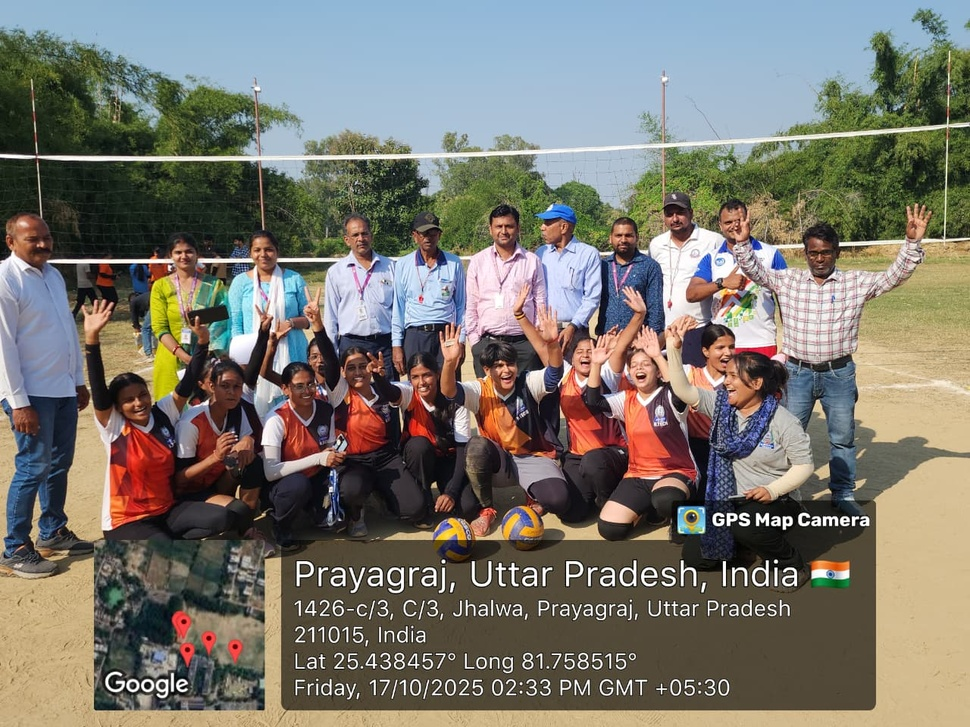
#> input picture img2.jpg, 970 x 727 px, shrunk from 1280 x 960 before the run
$ python -i reliability.py   (imports and definitions only)   (older library calls are emulated)
#> lines starting #> are read from the running program, lines starting #| are printed output that depends on the picture
from dataclasses import dataclass
from typing import Any, Dict, Optional, Tuple

import cv2
import numpy as np

from disha.evidence.schema import ReliabilityStatus


# These are conservative research defaults, not calibrated operational cutoffs.
BLUR_REFERENCE_VARIANCE = 100.0
RELIABLE_THRESHOLD = 0.60
DEGRADED_THRESHOLD = 0.30


@dataclass(frozen=True)
class FaceQualityAssessment:
    score: float
    status: ReliabilityStatus
    metadata: Dict[str, Any]


def variance_of_laplacian(image: np.ndarray) -> float:
    if image is None or image.size == 0:
        raise ValueError("image cannot be empty")
    gray = cv2.cvtColor(image, cv2.COLOR_BGR2GRAY) if image.ndim == 3 else image
    return float(cv2.Laplacian(gray, cv2.CV_64F).var())


def mean_luminance(image: np.ndarray) -> float:
    if image is None or image.size == 0:
        raise ValueError("image cannot be empty")
    gray = cv2.cvtColor(image, cv2.COLOR_BGR2GRAY) if image.ndim == 3 else image
    return float(np.mean(gray))


def detect_largest_face(image: np.ndarray) -> Optional[Tuple[int, int, int, int]]:
    """Detect the largest frontal face with OpenCV's bundled Haar cascade."""
    if image is None or image.size == 0:
        raise ValueError("image cannot be empty")
    gray = cv2.cvtColor(image, cv2.COLOR_BGR2GRAY) if image.ndim == 3 else image
    # Some OpenCV 5 builds omit the legacy cascade API. Treat detection as
    # unavailable instead of silently assigning a reliable score.
    if not hasattr(cv2, "CascadeClassifier"):
        return None
    cascade_path = cv2.data.haarcascades + "haarcascade_frontalface_default.xml"
    detector = cv2.CascadeClassifier(cascade_path)
    if detector.empty():
        raise RuntimeError(f"could not load face detector: {cascade_path}")
    faces = detector.detectMultiScale(
        gray,
        scaleFactor=1.1,
        minNeighbors=5,
        minSize=(40, 40),
    )
    if len(faces) == 0:
        return None
    return tuple(int(value) for value in max(faces, key=lambda box: box[2] * box[3]))


def crop_face(image: np.ndarray, face_box: Tuple[int, int, int, int]) -> np.ndarray:
    x, y, width, height = face_box
    if width <= 0 or height <= 0:
        raise ValueError("face box must have positive width and height")
    image_height, image_width = image.shape[:2]
    x0, y0 = max(0, x), max(0, y)
    x1, y1 = min(image_width, x + width), min(image_height, y + height)
    cropped = image[y0:y1, x0:x1]
    if cropped.size == 0:
        raise ValueError("face box does not intersect the image")
    return cropped


def assess_face_quality(
    image: np.ndarray,
    face_box: Optional[Tuple[int, int, int, int]] = None,
    *,
    assume_cropped_face: bool = False,
) -> FaceQualityAssessment:
    """Estimate blur, lighting, and face coverage without retaining pixels."""
    if image is None or image.size == 0:
        raise ValueError("image cannot be empty")

    if face_box is None and not assume_cropped_face:
        face_box = detect_largest_face(image)

    if face_box is None and not assume_cropped_face:
        return FaceQualityAssessment(
            score=0.0,
            status=ReliabilityStatus.UNUSABLE,
            metadata={
                "face_detected": False,
                "detector_available": hasattr(cv2, "CascadeClassifier"),
                "thresholds": "research_defaults",
            },
        )

    region = image if assume_cropped_face else crop_face(image, face_box)
    blur_variance = variance_of_laplacian(region)
    luminance = mean_luminance(region)
    blur_score = float(np.clip(blur_variance / BLUR_REFERENCE_VARIANCE, 0.0, 1.0))
    lighting_score = float(np.clip(1.0 - abs(luminance - 127.5) / 127.5, 0.0, 1.0))

    if assume_cropped_face:
        coverage_score = 1.0
    else:
        _, _, width, height = face_box
        frame_area = float(image.shape[0] * image.shape[1])
        coverage_ratio = (width * height) / frame_area
        # A face covering roughly 10% or more of the frame is sufficient here.
        coverage_score = float(np.clip(coverage_ratio / 0.10, 0.0, 1.0))

    score = 0.35 * blur_score + 0.35 * lighting_score + 0.30 * coverage_score
    if score >= RELIABLE_THRESHOLD:
        status = ReliabilityStatus.RELIABLE
    elif score >= DEGRADED_THRESHOLD:
        status = ReliabilityStatus.DEGRADED
    else:
        status = ReliabilityStatus.UNUSABLE

    return FaceQualityAssessment(
        score=float(score),
        status=status,
        metadata={
            "face_detected": True,
            "face_detection_required": not assume_cropped_face,
            "detector_available": hasattr(cv2, "CascadeClassifier"),
            "blur_variance": blur_variance,
            "blur_score": blur_score,
            "mean_luminance": luminance,
            "lighting_score": lighting_score,
            "coverage_score": coverage_score,
            "thresholds": "research_defaults",
        },
    )

>>> import cv2
>>> picture = cv2.imread('../../../img2.jpg')
#> picture is the input picture: shape (727, 970, 3); mean B, G, R 109.7, 118.9, 122.5
>>> result = assess_face_quality(picture)
#> in detect_largest_face, `gray = cv2.cvtColor(image, cv2.COLOR_BGR2GRAY) if image.ndim == 3 else..`:
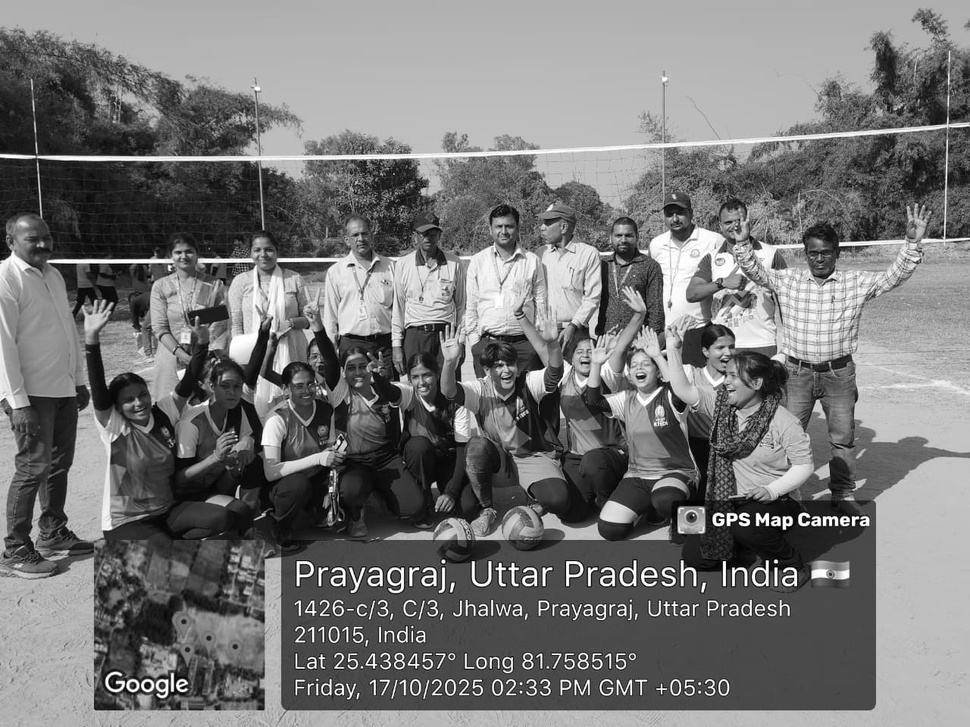
#> gray: shape (727, 970); min 0, max 255, mean 118.9
#> in detect_largest_face, `faces = detector.detectMultiScale( gray, scaleFactor=1.1, minNeighbors..`: faces = [[132, 278, 108, 108]]
#> in assess_face_quality, `face_box = detect_largest_face(image)`: face_box = (132, 278, 108, 108)
#> in crop_face, `x, y, width, height = face_box`: x = 132; y = 278; width = 108
#> in crop_face, `x0, y0 = max(0, x), max(0, y)`: x0 = 132; y0 = 278
#> in crop_face, `x1, y1 = min(image_width, x + width), min(image_height, y + height)`: x1 = 240; y1 = 386
#> in crop_face, `cropped = image[y0:y1, x0:x1]`:
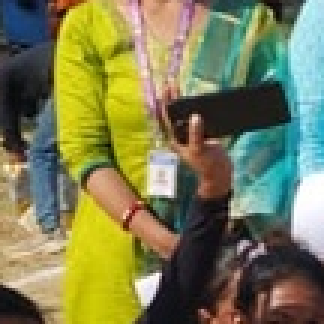
#> cropped: shape (108, 108, 3) (shown 3 times larger); mean B, G, R 83.7, 125.7, 123.6
#> in variance_of_laplacian, `gray = cv2.cvtColor(image, cv2.COLOR_BGR2GRAY) if image.ndim == 3 else..`:
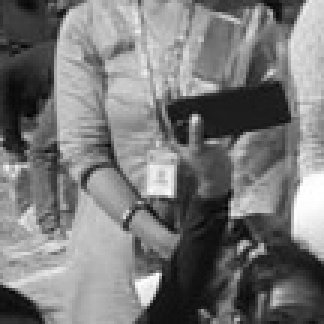
#> gray: shape (108, 108) (shown 3 times larger); min 2, max 255, mean 120.3
#> in assess_face_quality, `blur_variance = variance_of_laplacian(region)`: blur_variance = 1789.6
#> in assess_face_quality, `luminance = mean_luminance(region)`: luminance = 120.3
#> in assess_face_quality, `blur_score = float(np.clip(blur_variance / BLUR_REFERENCE_VARIANCE, 0...`: blur_score = 1
#> in assess_face_quality, `lighting_score = float(np.clip(1.0 - abs(luminance - 127.5) / 127.5, 0..`: lighting_score = 0.943
#> in assess_face_quality, `_, _, width, height = face_box`: width = 108
#> in assess_face_quality, `coverage_ratio = (width * height) / frame_area`: coverage_ratio = 0.0165
#> in assess_face_quality, `coverage_score = float(np.clip(coverage_ratio / 0.10, 0.0, 1.0))`: coverage_score = 0.165
#> in assess_face_quality, `score = 0.35 * blur_score + 0.35 * lighting_score + 0.30 * coverage_sc..`: score = 0.73

$ run again, on img.png
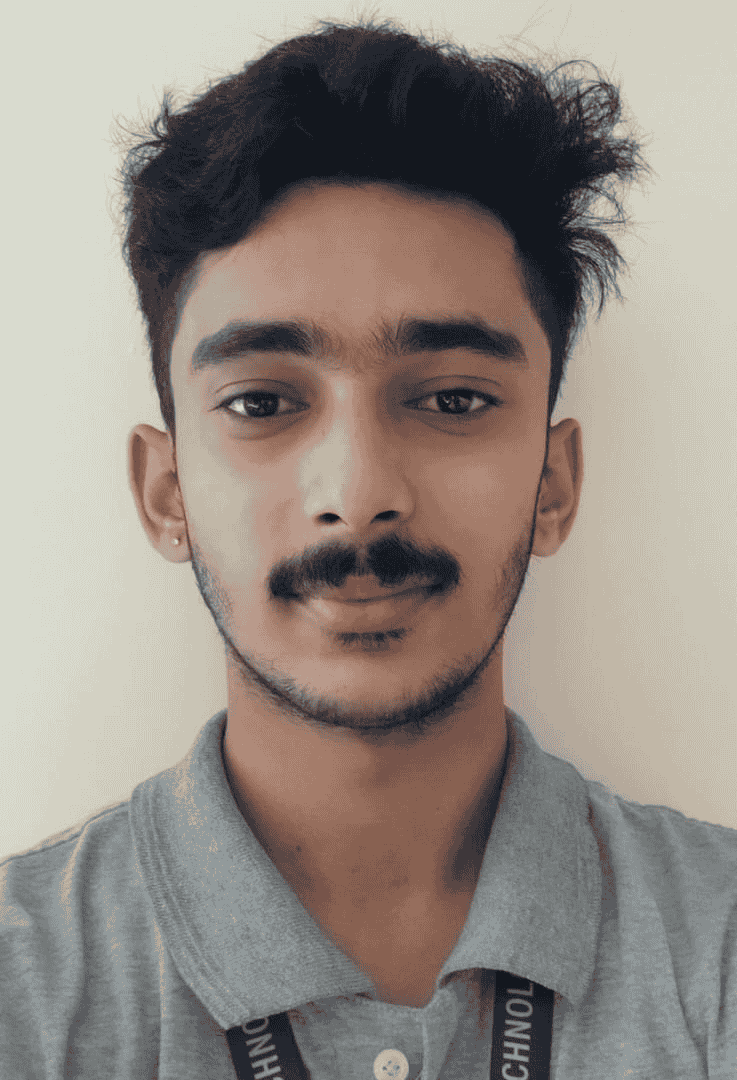
#> input picture img.png, 737 x 1080 px
#> picture is the input picture: shape (1080, 737, 3); mean B, G, R 131.5, 139.1, 147.8
#> in detect_largest_face, `gray = cv2.cvtColor(image, cv2.COLOR_BGR2GRAY) if image.ndim == 3 else..`:
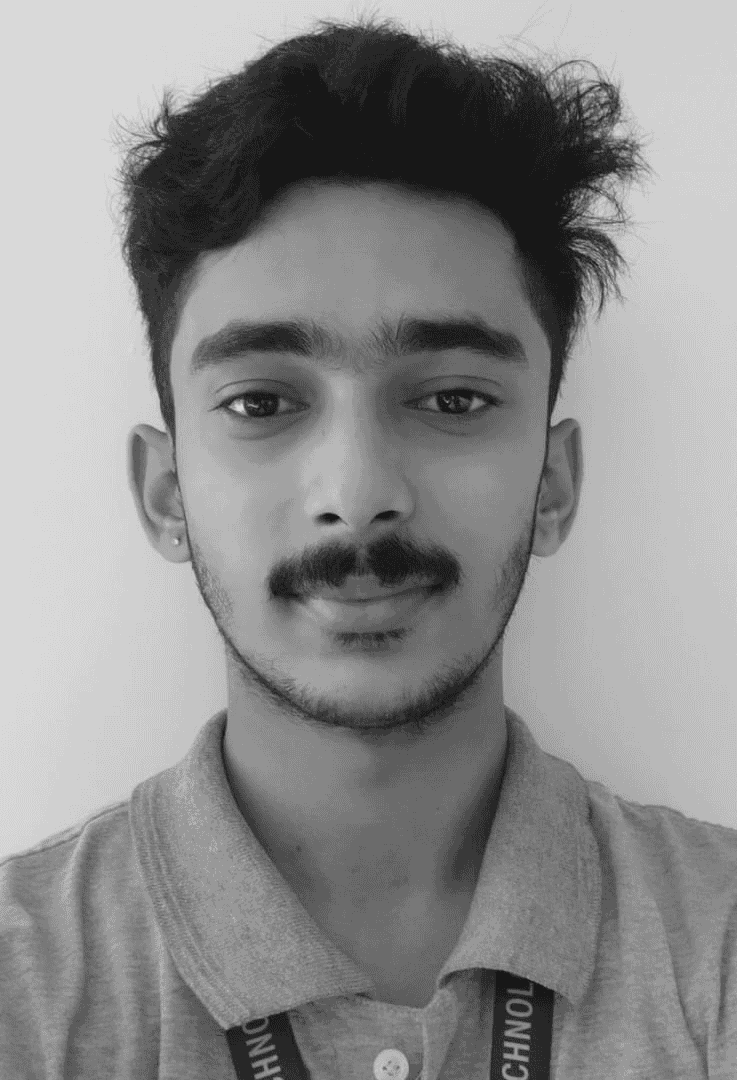
#> gray: shape (1080, 737); min 23, max 217, mean 140.9
#> faces = [[88, 176, 545, 545]]
#> face_box = (88, 176, 545, 545)
#> in crop_face, `x, y, width, height = face_box`: x = 88; y = 176; width = 545
#> x0 = 88; y0 = 176
#> x1 = 633; y1 = 721
#> in variance_of_laplacian, `gray = cv2.cvtColor(image, cv2.COLOR_BGR2GRAY) if image.ndim == 3 else..`:
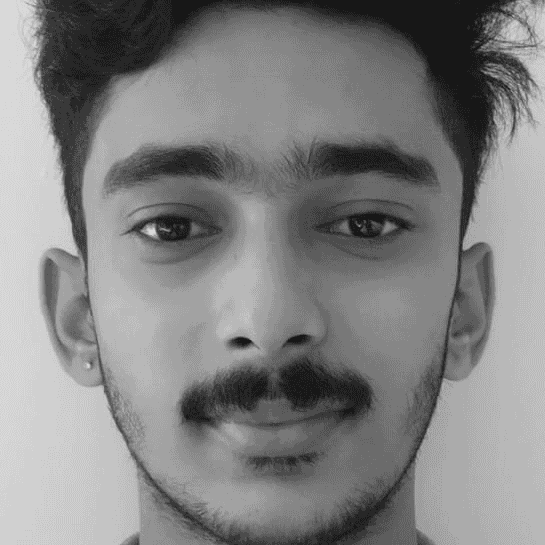
#> gray: shape (545, 545); min 23, max 217, mean 130.5
#> blur_variance = 754.5
#> luminance = 130.5
#> blur_score = 1
#> lighting_score = 0.976
#> in assess_face_quality, `_, _, width, height = face_box`: width = 545
#> coverage_ratio = 0.373
#> coverage_score = 1
#> score = 0.992
